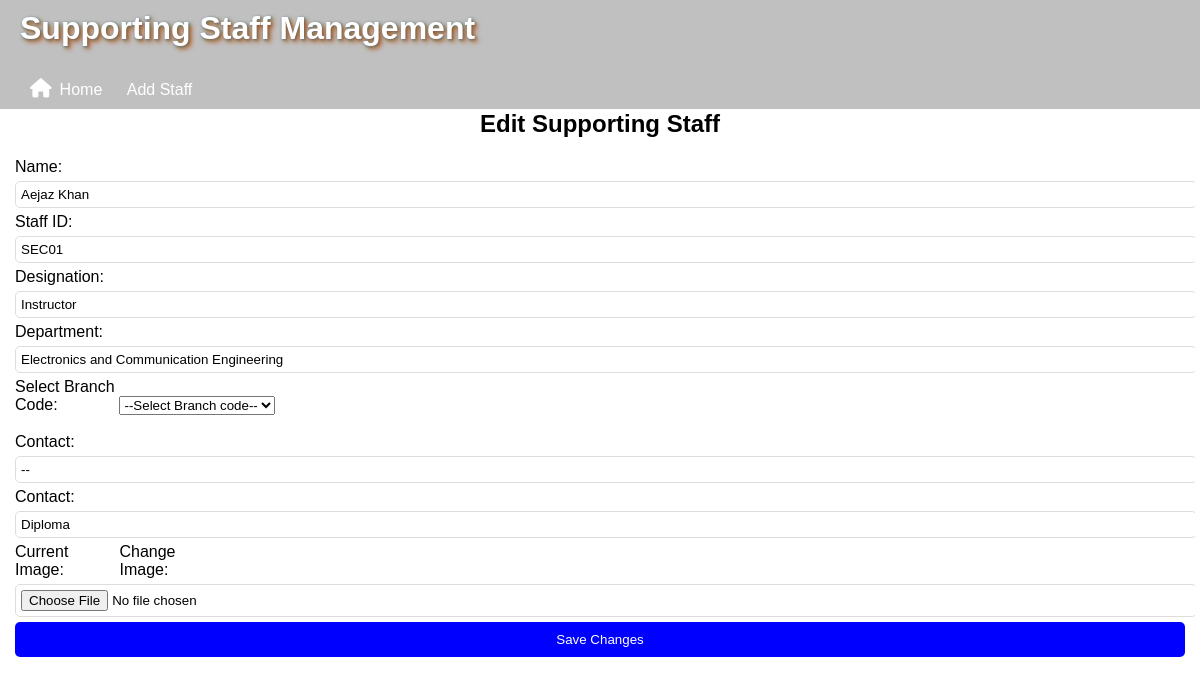
The page /edit_staff/10?query= (signed in) on the database as committed earlier.
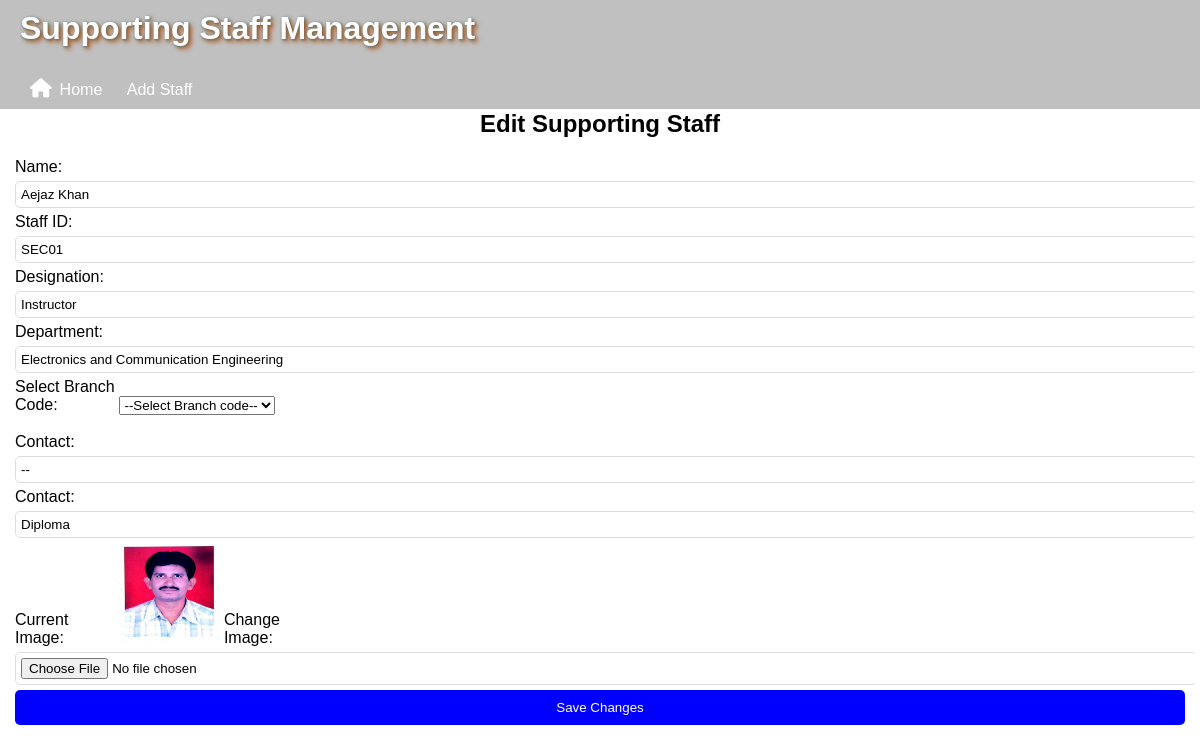
The same page on the database as committed later.
### models.py (models this page shows)
class Staff(db.Model):
    __tablename__ = 'staff'
    id = db.Column(db.Integer, primary_key=True)
    staff_name = db.Column(db.String(100), nullable=False)
    staff_id = db.Column(db.String(20), unique=True, nullable=False)
    designation = db.Column(db.String(100), nullable=False)
    department = db.Column(db.String(100), nullable=False)
    contact = db.Column(db.String(15), nullable=False)  # Changed from Integer to String (for consistency)
    qualification = db.Column(db.String(50), nullable=False)
    branch_code = db.Column(db.String(10), db.ForeignKey('branches.branch_code'), nullable=True)  # Fixed FK reference
    image_url = db.Column(db.String(255), nullable=True)

### app.py (the view, shortened to what this page needs)
@app.route("/edit_staff/<int:id>", methods=["GET", "POST"])
@login_required
def edit_staff(id):
    staff = Staff.query.get_or_404(id)
    query = request.args.get('query', '')
    branches = Branch.query.all()
    return render_template("edit_staff.html", staff=staff, branches=branches, query=query)

### app.py (called while the page is built)
@login_manager.user_loader
def load_user(user_id):
    return User.query.get(int(user_id))

### templates/edit_staff.html (shortened to what this page needs)
{% extends "staff.html" %}
{% block content %}
<h2>Edit Supporting Staff</h2>
<form method="POST" action="{{ url_for('edit_staff', id=staff.id, query=request.args.get('query', '')) }}" enctype="multipart/form-data">
  <label for="staff_name">Name:</label>
  <input type="text" id="staff_name" name="staff_name" value="{{ staff.staff_name }}" required><br>
  <label>Staff ID:</label>
  <input type="text" name="staff_id" value="{{ staff.staff_id }}" required>
  <br>
  <label for="designation">Designation:</label>
  <input type="text" id="designation" name="designation" value="{{ staff.designation }}" required><br>
  <label for="department">Department:</label>
  <input type="text" id="department" name="department" value="{{ staff.department }}" required><br>
  <label for="branch_code">Select Branch Code:</label>
  <select id="branch_code" name="branch_code"  required>
    <option value="{{ staff.branch_code }}">--Select Branch code--</option>
  </select><br><br>
  <label for="contact">Contact:</label>
  <input type="text" id="contact" name="contact" value="{{ staff.contact }}" required><br>
  <label for="qualification">Contact:</label>
  <input type="text" id="qualification" name="qualification" value="{{ staff.qualification }}" required><br>
  <label>Current Image:</label>
  {% if staff.image_url %}
  <img src="{{ staff.image_url }}" alt="staff Image" width="100" height="100">
  {% endif %}
  <label for="image">Change Image:</label>
  <input type="file" id="image" name="image" accept="image/*"><br>
  <button type="submit">Save Changes</button>
</form>
{% endblock %}

Rows that differ between the two databases and show on the page:
changed Staff "Aejaz Khan": image_url: picture added
